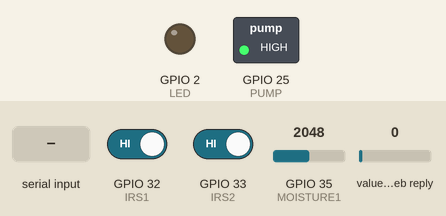
The sketch below on a simulated ESP32. Parts: switched loads named in the sketch (green lamp = pin HIGH), output pins drawn as LEDs (lit = HIGH). Inputs (shaded band) come from the test bench; at power-on: value in the web reply 0, GPIO 32 (IRS1) HIGH, GPIO 33 (IRS2) HIGH, GPIO 35 (MOISTURE1) = 2048. WiFi joins after 1.5 s; servers stay silent unless stated; web services answer with replies made up by the test bench; what the sketch prints to the serial monitor is not drawn.

Above: at 4.8 s.
4.9 s: "precipChance,1\n" received over Serial
At 5.9 s:
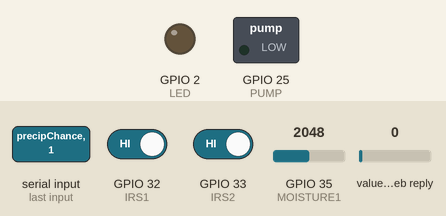
6.4 s: value in the web reply set to 2
At 14.7 s:
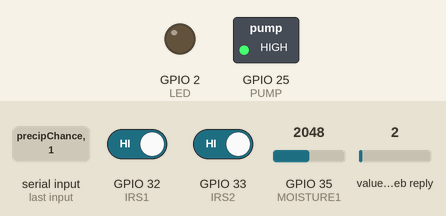
Timing chart, 0 to 16.2 s (numbered marks = the images above; inputs shaded):
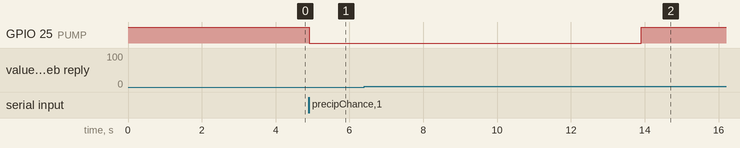

The sketch:

2021_12_Smart_Irrigation_V1.06.ino
```cpp
#include <WiFi.h>
#include "ThingSpeak.h"

#define IRS1        32
#define IRS2        33
#define MOISTURE1   35
#define PUMP        25
#define LED         2
#define WAIT_TIME   1500
#define UPLOAD_TIME 45000
#define READ_TIME   10000


const char* ssid = "SRSP";   // your network SSID (name)
const char* password = "10-16562-2";   // your network password

WiFiClient  client;

//unsigned long myChannelNumber = 808584;
//const char * myWriteAPIKey = "0IE4X07ZCDKYH4GS";

unsigned long myChannelNumber = 1572174;
const char * myWriteAPIKey = "IE05PHEEC79SPRUM";


long time_ms;
long time_s;
long last_time_ms;
long last_time_ms2;

long time_wait;

bool pumpON;
bool ir1;
bool ir2;

long adc_mositure;
long adc_mositure_average;
long adc_mositure_count = 0;
int moist_percent;
int rainData;

bool upload_lock = false;
bool read_lock = false;

//==================================================================

void setup() {
  // put your setup code here, to run once:
  Serial.begin (115200);

  pinMode (PUMP, OUTPUT);
  pinMode (LED, OUTPUT);
  pinMode (IRS1, INPUT);
  pinMode (IRS2, INPUT);

  digitalWrite (PUMP, HIGH);
  digitalWrite (LED, LOW);

  Serial.println ("Smart Irrigation System");
  Serial.println ("Group Name: Spartans");
  Serial.println ("Course: IoT Lab");

  delay (2000);

  ThingSpeak.begin(client);  // Initialize ThingSpeak
  connectWifi (ssid,password);

  time_wait = millis() + WAIT_TIME;
  last_time_ms = millis ();
  last_time_ms2 = last_time_ms;
}
//===================================================================

void loop() {
  // put your main code here, to run repeatedly:
  time_ms = millis();
  time_s = time_ms/1000;

  serilaCheck ();

  moist_percent = getMoisture ();
  readIR ();
  pumpControl ();
  debugPrint ();

  thingsSpeakUp ();
  thingaSpeakRead();
}
//=================================================================
void pumpControl () {
  if (pumpON)
  digitalWrite (PUMP, LOW); // PUMP ON
  else
  digitalWrite (PUMP,HIGH); // PUMP OFF - RELAY OFF
}
//=================================================================
void serilaCheck () {
  if (Serial.peek () == '1')
  pumpON = true;
  if (Serial.peek () == '2')
  pumpON = false;
  Serial.read ();
}

//==================================================================

void debugPrint () {
    if (millis() > time_wait) {
    Serial.print ("RUNTIME    : "); Serial.println (time_ms);
    Serial.print ("IR1        : "); Serial.println (ir1);
    Serial.print ("IR2        : "); Serial.println (ir2);
    Serial.print ("MOIST      : "); Serial.println (moist_percent);
    Serial.print ("RAIN PRECIP: "); Serial.println (rainData);
    Serial.print ("PUMP       : "); Serial.println (pumpON);
    Serial.print ("LAST UPLOAD: "); Serial.println (last_time_ms);
    Serial.print ("LAST READ  : "); Serial.println (last_time_ms2);
    Serial.print ("UPLOAD IN  : "); Serial.println ((UPLOAD_TIME - (time_ms-last_time_ms)));
    Serial.print ("READ IN    : "); Serial.println ((READ_TIME - (time_ms-last_time_ms2)));
    Serial.println (" ");

    time_wait = millis() + WAIT_TIME;
  }
}
//==================================================================
int getMoisture () {

  //Serial.println ("get moisture");

   adc_mositure = analogRead (MOISTURE1);
   //adc_mositure = 1000;

   adc_mositure_average = adc_mositure_average + adc_mositure;
   adc_mositure_count ++;

   if (adc_mositure_count > 100){
    adc_mositure_average = adc_mositure_average / adc_mositure_count;
    adc_mositure_count = 0;
   }

  return map(adc_mositure, 0, 4095, 100, 0);
}
//==================================================================
void readIR () {

    if (!digitalRead (IRS1))
    ir1 = true;
    if (!digitalRead (IRS2))
    ir2 = true;
}
//===================================================================
void uploadChannel (int channle, int dataVal) {
  upload_lock = true;
    int x = ThingSpeak.writeField(myChannelNumber, channle, dataVal, myWriteAPIKey);
    if(x == 200){
    Serial.print("Channel update successful: "); Serial.println (channle);
    if (ir1)
    ir1 = false;
    if (ir2)
    ir2 = false;
    }
    else{
      Serial.println("HTTP error code " + String(x));
    }
    upload_lock = false;
}
//==================================================================
void thingsSpeakUp ( ) {

    if (time_s < 3)
    return;

    if (read_lock)
    return;

    if ((time_ms - last_time_ms > UPLOAD_TIME)  && !upload_lock) {
      upload_lock = true;
      Serial.println("Moisture Regular Upload");
//    uploadChannel (1, moist_percent);
//    delay (500);
    rainData =   getWeatherinfo ();
    delay (500);
    ThingSpeak.setField(1, moist_percent);
    ThingSpeak.setField(4, rainData);
    int x = ThingSpeak.writeFields(myChannelNumber, myWriteAPIKey);
    if (x=200)
    Serial.println ("Upload Successful");
    else
    Serial.print ("Error: "); Serial.println (x);
//    delay (10000);
//    uploadChannel (4, rainData);
    last_time_ms = time_ms;
    upload_lock = false;
    }

    if ((moist_percent < 0 || moist_percent > 100) && !upload_lock) {
       Serial.println("Moisture Out of Range");
      uploadChannel (1, moist_percent);
    }
    if (ir1 && !upload_lock) {
      Serial.println("IR 1 Detected");
      uploadChannel (2, ir1);
    }

    if (ir2 && !upload_lock) {
      Serial.println("IR 2 Detected");
      uploadChannel (3, ir2);
    }
}

//====================================================================
void thingaSpeakRead() {
  if (upload_lock)
  return;
  if (time_ms - last_time_ms2 > READ_TIME){
     read_lock = true;
    Serial.println("Reading Channel");
  int reply = ThingSpeak.readFloatField(myChannelNumber,5);    // rad the last data of the field 1
 Serial.println (reply);
 if(reply == 1)
 {
   Serial.print("Pump ON Command Received - "); Serial.println (reply);
   pumpON = true;
 }
 else if(reply == 2)
 {
   Serial.print("Pump OFF Command Received - ");Serial.println (reply);
   pumpON = false;
 }
 last_time_ms2 = time_ms;
 read_lock = false;
}

}

//==================================================================

void connectWifi (const char* id, const char* pass){
  int retryCount = 60;
  WiFi.mode(WIFI_STA);
  delay (100);
  Serial.printf("Connecting to %s ", id);
  WiFi.begin(id, pass);
  while (retryCount>0) {
  retryCount --;

  delay(500);
  Serial.print(".");

  if ( WiFi.status() == WL_CONNECTED){
  Serial.println(" CONNECTED");
  retryCount = 0;
  }
  }
}

//===============================================================
void disconnectWifi () {
  WiFi.disconnect(true);
  WiFi.mode(WIFI_OFF);
}
//=================================================================
int getWeatherinfo () {


//  const char* host = "api.openweathermap.org";
//  const int httpPort = 80;
//
//  String url = "/data/2.5/onecall?";
//
//  url += "lat=29.798";
//  url += "&lon=90.365";
//  url += "&exclude=alerts,current,daily,hourly";
//  url += "&appid=13e06b2a0606c1e072372f5fac43cb97";

  const char* host = "api.weather.com";
  const int httpPort = 80;

  String url = "/v3/wx/forecast/daily/5day?";

  url += "geocode=23.7657016,90.4405956";
  url += "&format=json";
  url += "&units=m";
  url += "&language=en-US";
  url += "&apiKey=0e9a1a844a4c4d3c9a1a844a4c8d3c05";

  if (!client.connect(host, httpPort))
    {
      Serial.println("Connection failed");
      return 0;
    }
    else
    {
      Serial.println("Connection succeeded");
    }

    client.print(String("GET ") + url + " HTTP/1.1\r\n" +
                 "Host: " + host + "\r\n" +
                 "Connection: close\r\n\r\n");

    // Give Weather Underground five seconds to reply.
    unsigned long timeout = millis();
    while (!client.available())
    {
      if (millis() - timeout > 5000)
      {
          Serial.println("Timeout");
          client.stop();
         return 0;
      }
    }

    String line;

    while(client.available())
    {
       line = client.readStringUntil('\r');
      Serial.print(line);
    }
    Serial.println(" ");

//    int index = line.indexOf("precipitation");
//    Serial.println(index);
//    String rainString = line.substring(index-1, index+17);
//    Serial.println(rainString);
//    int rain = rainString.toInt() ;
//    Serial.println(rain);

    int index = line.indexOf("precipChance");
    Serial.println(index);
    String rainString1 = line.substring(index-1, index+22);
    Serial.println(rainString1);

    index = rainString1.indexOf(",");
    Serial.println(index);
    String rainString2 = rainString1.substring(index+1, index+3);
    Serial.println(rainString2);

    int rain = rainString2.toInt() ;
    Serial.println(rain);

    return rain;
}
//=======================================================================
void testAll () {
    if (millis() > time_wait) {
    ir1 = digitalRead (IRS1);
    ir2 = digitalRead (IRS2);
    adc_mositure = analogRead (MOISTURE1);

    digitalWrite (LED, !digitalRead(LED));
    digitalWrite (PUMP, !digitalRead(PUMP));

    Serial.print ("IR1: "); Serial.println (ir1);
    Serial.print ("IR2: "); Serial.println (ir2);
    Serial.print ("ADC: "); Serial.println (adc_mositure);

    time_wait = millis() + WAIT_TIME;

  }
}
```

Measured:
- after the input at 4.9 s, GPIO 25 (PUMP): HIGH → LOW at once
- after the input at 6.4 s, GPIO 25 (PUMP): LOW → HIGH after 7.5 s
